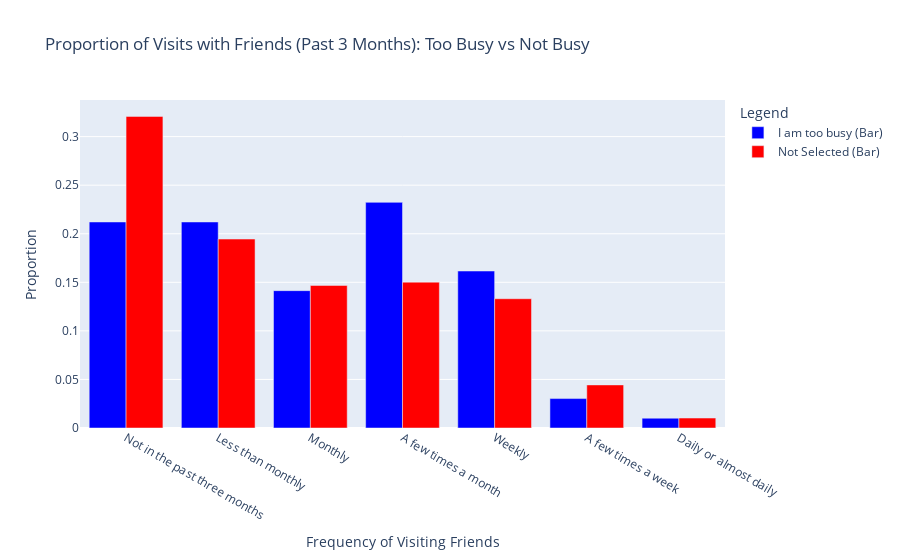

Here is the notebook cell this chart was saved with:
### Code cell
import plotly.graph_objects as go
import pandas as pd

# Step 1: Clean data
filtered_data_no_na = filtered_data_cohort.dropna(subset=["CONNECTION_activities_visited_friends_p3m"])

# Step 2: Map ordinal categories to numeric values
ordinal_mapping = {
    "Not in the past three months": 0,
    "Less than monthly": 1,
    "Monthly": 2,
    "A few times a month": 3,
    "Weekly": 4,
    "A few times a week": 5,
    "Daily or almost daily": 6
}
filtered_data_no_na["Visited_Friends_Num"] = filtered_data_no_na["CONNECTION_activities_visited_friends_p3m"].map(ordinal_mapping)

# Step 3: Group and calculate proportions
grouped_data = (
    filtered_data_no_na.groupby(["CONNECTION_social_barriers_too_busy", "Visited_Friends_Num"])
    .size()
    .reset_index(name="Count")
)

group_totals = grouped_data.groupby("CONNECTION_social_barriers_too_busy")["Count"].transform("sum")
grouped_data["Proportion"] = grouped_data["Count"] / group_totals

# Step 4: Create the plot
fig = go.Figure()

# Add bar plots for proportions (side-by-side)
categories = list(ordinal_mapping.keys())
for status, color in zip(["I am too busy", "Not Selected"], ["blue", "red"]):
    status_data = grouped_data[grouped_data["CONNECTION_social_barriers_too_busy"] == status]
    fig.add_trace(
        go.Bar(
            x=[categories[num] for num in status_data["Visited_Friends_Num"]],
            y=status_data["Proportion"],
            name=f"{status} (Bar)",
            marker=dict(color=color),
        )
    )

# Update layout
fig.update_layout(
    title="Proportion of Visits with Friends (Past 3 Months): Too Busy vs Not Busy",
    xaxis_title="Frequency of Visiting Friends",
    yaxis_title="Proportion",
    barmode="group",  # Keep bars side by side
    legend_title="Legend",
    xaxis=dict(categoryorder="array", categoryarray=categories),  # Maintain ordinal order
)

fig.show()

### Figure 1 — Plotly figure (JSON) as saved in the notebook; plotly's stock layout.template omitted (floating-point values rounded to 4 significant figures)
{"data": [{"marker": {"color": "blue"}, "name": "I am too busy (Bar)", "type": "bar", "x": ["Not in the past three months", "Less than monthly", "Monthly", "A few times a month", "Weekly", "A few times a week", "Daily or almost daily"], "y": [0.2121, 0.2121, 0.1414, 0.2323, 0.1616, 0.0303, 0.0101]}, {"marker": {"color": "red"}, "name": "Not Selected (Bar)", "type": "bar", "x": ["Not in the past three months", "Less than monthly", "Monthly", "A few times a month", "Weekly", "A few times a week", "Daily or almost daily"], "y": [0.3208, 0.1945, 0.1468, 0.1502, 0.1331, 0.04437, 0.01024]}], "layout": {"barmode": "group", "legend": {"title": {"text": "Legend"}}, "title": {"text": "Proportion of Visits with Friends (Past 3 Months): Too Busy vs Not Busy"}, "xaxis": {"categoryarray": ["Not in the past three months", "Less than monthly", "Monthly", "A few times a month", "Weekly", "A few times a week", "Daily or almost daily"], "categoryorder": "array", "title": {"text": "Frequency of Visiting Friends"}}, "yaxis": {"title": {"text": "Proportion"}}}}
